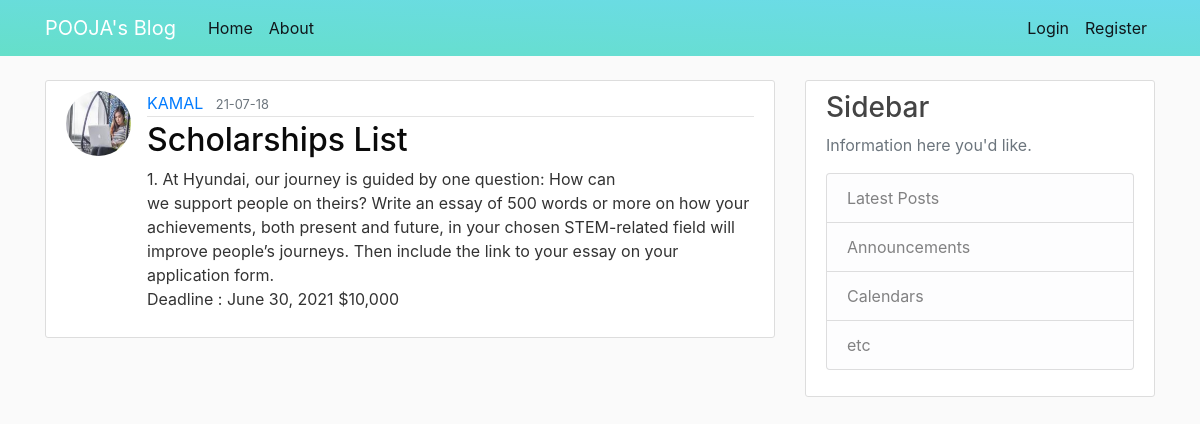
The page /post/14 on the database its author committed.
### flaskblog/models.py (models this page shows, shortened)
class User(db.Model, UserMixin):
    id = db.Column(db.Integer, primary_key=True)
    username = db.Column(db.String(20), unique=True, nullable=False)
    email = db.Column(db.String(120), unique=True, nullable=False)
    image_file = db.Column(db.String(20), nullable=False, default='default.jpg')
    password = db.Column(db.String(60), nullable=False)
    posts = db.relationship('Post', backref='author', lazy=True)

class Post(db.Model):
    id = db.Column(db.Integer, primary_key=True)
    title = db.Column(db.String(100), nullable=False)
    date_posted = db.Column(db.DateTime, nullable=False, default=datetime.utcnow)
    content = db.Column(db.Text, nullable=False)
    user_id = db.Column(db.Integer, db.ForeignKey('user.id'), nullable=False)

### flaskblog/routes.py (the view)
@app.route("/post/<int:post_id>")
def post(post_id):
    post = Post.query.get_or_404(post_id)  # when using get_or_404 it return post id if didnt find then it return error 404 message
    return render_template('post.html', title= post.title, post= post)

### flaskblog/templates/post.html (shortened to what this page needs)
{% extends "layout.html" %}
{% block content %}
    <article class="media content-section">
        <img class="rounded-circle article-img" src="{{ url_for('static', filename='images/' + post.author.image_file) }}">
        <div class="media-body">
        <div class="article-metadata">
            <a class="mr-2" href="{{ url_for('user_posts', username=post.author.username) }}">{{ post.author.username }}</a>
            <small class="text-muted">{{ post.date_posted.strftime('%y-%m-%d') }}</small>
        </div>
        <h2 class="article-title">{{ post.title }}</h2>
        <p class="article-content">{{ post.content }}</p>
        </div>
    </article>
{% endblock content %}

### flaskblog/static/main.css (style rules this page uses)
body { background: #fafafa; color: #333333; margin-top: 5rem; }
h1, h2, h3, h4, h5, h6 { color: #444444; }
.content-section { background: #ffffff; padding: 10px 20px; border: 1px solid #dddddd; border-radius: 3px; margin-bottom: 20px; }
.article-title { color: #0a0a0a; }
.article-content { white-space: pre-line; }
.article-img { height: 65px; width: 65px; margin-right: 16px; }
.article-metadata { padding-bottom: 1px; margin-bottom: 4px; border-bottom: 1px solid #e3e3e3 }

### rows shown on the page
User: image_file (picture), author.username "KAMAL"
Post: date_posted "21-07-18", title "Scholarships List", content "1. At Hyundai, our journey is guided by one question: How can we support people on theirs? Write an essay of 500 words or more on how your achievements, both present and future, in your chosen STEM-related field will improve people’s journeys. Then include the link to your essay on your application form. Deadline : June 30, 2021 $10,000"
